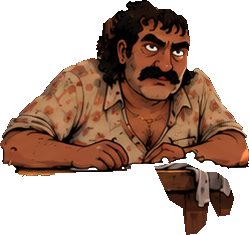
#> input picture src/assets/codex/66f5f7d2-54dc-47c2-aa25-03bc125cff77/source.png, 249 x 235 px
$ python generate.py
#> lines starting #> are read from the running program, lines starting #| are printed output that depends on the picture; after the words box and inside, x2 and y2 are one past the last pixel; in counts of white or black regions, pixels touching at a corner belong together
from PIL import Image, ImageDraw, ImageFilter
import json, math, hashlib
from pathlib import Path

ROOT = Path(__file__).resolve().parent
src = Image.open(ROOT/'source.png').convert('RGBA')
#> src is the input picture: PIL image 249x235 RGBA; mean R, G, B, A 90.3, 53.5, 34.9, 128.4
W,H=src.size
#> W = 249; H = 235
S=6

def bezier(a,b,c,d,n=32):
    return [((1-t)**3*a[0]+3*(1-t)**2*t*b[0]+3*(1-t)*t*t*c[0]+t**3*d[0], (1-t)**3*a[1]+3*(1-t)**2*t*b[1]+3*(1-t)*t*t*c[1]+t**3*d[1]) for t in [i/n for i in range(n+1)]]

def path(commands):
    pts=[]; p=None
    for c in commands:
        if c[0]=='M': p=c[1];pts.append(p)
        elif c[0]=='L': p=c[1];pts.append(p)
        elif c[0]=='C':
            pts+=bezier(p,c[1],c[2],c[3])[1:];p=c[3]
    return pts

def poly(draw, pts, fill): draw.polygon([(round(x*S),round(y*S)) for x,y in pts],fill=fill)
def line(draw,pts,fill,width): draw.line([(round(x*S),round(y*S)) for x,y in pts],fill=fill,width=round(width*S),joint='curve')
def mask_polygon(pts):
    m=Image.new('L',(W*S,H*S));poly(ImageDraw.Draw(m),pts,255);return m

def apply_layer(base, layer, mask=None):
    if mask: layer.putalpha(Image.composite(layer.getchannel('A'),Image.new('L',layer.size),mask))
    layer=layer.resize((W,H),Image.Resampling.LANCZOS)
    if mask:
        support=mask.resize((W,H),Image.Resampling.BOX).point(lambda v: 255 if v else 0)
        layer.putalpha(Image.composite(layer.getchannel('A'),Image.new('L',(W,H)),support))
    out=Image.alpha_composite(base,layer)
    out.putalpha(src.getchannel('A'))
    return out

eyes=[
 {'outline':path([('M',(143.0,44.7)),('C',(146.8,41.0),(151.5,42.7),(155.6,45.4)),('C',(159.0,47.1),(160.7,48.8),(162.1,50.7)),('C',(158.4,53.7),(150.5,53.4),(146.2,49.9)),('C',(144.3,48.4),(143.5,46.8),(143.0,44.7))]),
  'upper':[(143.2,44.6),(148.2,40.7),(157.8,45.8),(161.8,50.5)],
  'closed':[(143.2,46.0),(148.2,51.3),(156.4,53.0),(161.8,50.5)],
  'skin':(162,82,45)},
 {'outline':path([('M',(172.9,51.6)),('C',(175.3,48.2),(182.0,48.2),(185.0,50.8)),('C',(187.4,52.8),(185.9,55.8),(182.2,56.7)),('C',(178.7,57.6),(174.0,55.9),(172.9,51.6))]),
  'upper':[(173.0,51.6),(176.5,48.0),(182.4,48.8),(186.0,52.8)],
  'closed':[(173.0,53.0),(177.3,56.4),(183.1,57.1),(186.0,53.1)],
  'skin':(166,83,43)}
]

def blink(t):
    out=src.copy()
    for e in eyes:
        q=[(a[0]*(1-t)+b[0]*t,a[1]*(1-t)+b[1]*t) for a,b in zip(e['upper'],e['closed'])]
        lid=bezier(*q)
        # Anatomical upper lid occludes the original eye; the eyeball is never scaled.
        cover=[(139,38),(191,38),(191,q[-1][1])]+list(reversed(lid))+[(139,q[0][1])]
        mask=mask_polygon(e['outline'])
        covermask=mask_polygon(cover)
        from PIL import ImageChops
        if t<1:
            mask=ImageChops.multiply(mask,covermask)
        layer=Image.new('RGBA',(W*S,H*S))
        px=layer.load()
        bounds=mask.getbbox()
        for yy in range(bounds[1],bounds[3]):
            for xx in range(bounds[0],bounds[2]):
                x,y=xx/S,yy/S
                # Low-amplitude texture from the source cheek, with lid shadow.
                tex=src.getpixel((min(W-1,int(x)),min(H-1,int(y+16))))
                lum=(tex[0]-165)*.10
                shade=(y-46)*.65
                col=tuple(max(0,min(255,round(v+lum+shade))) for v in e['skin'])
                px[xx,yy]=(*col,255)
        d=ImageDraw.Draw(layer)
        line(d,lid,(85,39,21,255),.92)
        # A subdued warm rim avoids a vector-like black stripe.
        rim=[(x,y-.66) for x,y in lid[4:-4]]
        line(d,rim,(180,94,52,255),.38)
        out=apply_layer(out,layer,mask)
    return out

# The editable mouth contour follows the lower edge of the original moustache.
# Every pixel of the moustache and nose above this edge remains untouched.
mouth_area=path([('M',(148.9,80.4)),('C',(153.5,79.7),(157.5,80.8),(159.8,77.0)),('C',(161.4,75.1),(163.8,76.9),(165.4,79.5)),('C',(167.4,80.6),(169.0,80.5),(171.1,81.0)),('L',(170.2,90.4)),('C',(163.7,92.3),(154.6,91.6),(149.5,87.8)),('L',(148.9,80.4))])
mouth_mask=mask_polygon(mouth_area)
#> in mask_polygon, `m = Image.new('L', (W * S, H * S))`: m: PIL image 1494x1410 L; every value is 0
#> in mask_polygon, `poly(ImageDraw.Draw(m), pts, 255)`:
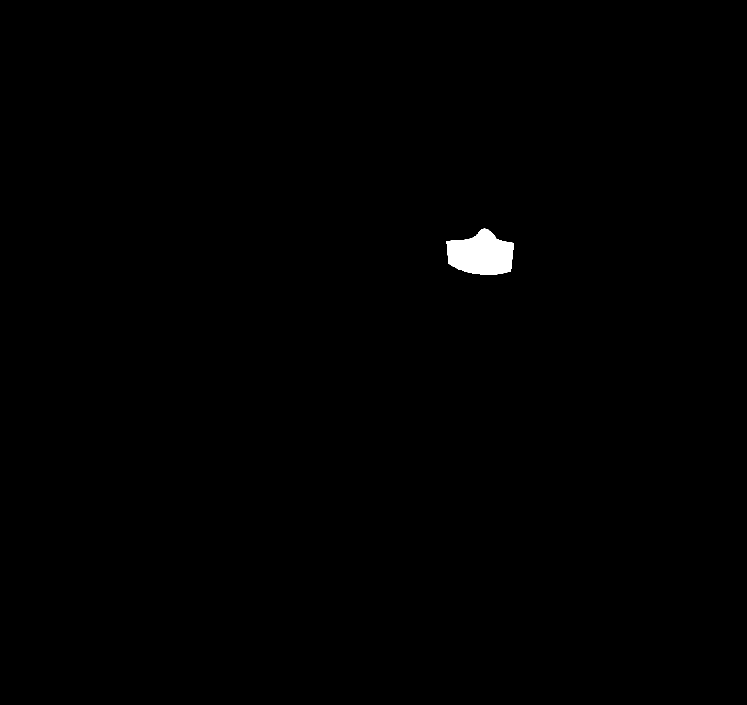
#> m: PIL image 1494x1410 L (shown at 1/2 size); 0.43% white; 1 white region, box (x1, y1, x2, y2) and area: (893, 457, 1028, 550) 8987

def mouth(pose):
    # Reconstruct only the old lower lip with locally sampled cheek/chin texture.
    clean=Image.new('RGBA',(W*S,H*S))
    cp=clean.load()
    for yy in range(79*S,91*S):
        for xx in range(149*S,172*S):
            x,y=xx/S,yy/S
            if 151.5<x<167.6 and 81.1<y<88.2:
                col=src.getpixel((int(x),int(y+8)))
                # Feathering retains the natural source shading at the edge.
                f=min(1,(x-151.5)/1.8,(167.6-x)/1.8,(y-81.1)/1.1,(88.2-y)/1.2)
                cp[xx,yy]=(*col[:3],round(255*max(0,f)))
    out=apply_layer(src,clean,mouth_mask)
    layer=Image.new('RGBA',(W*S,H*S));d=ImageDraw.Draw(layer)
    shapes={
     'parted': [('M',(152.8,80.4)),('C',(157.0,80.8),(163.1,79.7),(167.7,81.0)),('C',(167.0,84.6),(157.2,85.2),(152.8,80.4))],
     'open': [('M',(153.4,80.4)),('C',(156.5,80.5),(163.1,79.0),(167.4,81.1)),('C',(168.1,85.7),(165.3,89.0),(161.1,88.5)),('C',(157.0,88.4),(153.9,85.7),(153.4,80.4))],
     'wide': [('M',(150.6,80.6)),('C',(155.5,80.3),(162.7,79.8),(169.0,81.0)),('C',(167.6,85.9),(156.2,87.4),(150.6,80.6))],
     'round': [('M',(158.2,80.2)),('C',(160.6,78.4),(164.4,79.5),(165.2,81.4)),('C',(167.4,84.9),(165.0,88.2),(162.1,88.0)),('C',(158.4,88.2),(156.6,83.8),(158.2,80.2))]
    }
    shape=path(shapes[pose]);poly(d,shape,(48,21,15,255));line(d,shape+[shape[0]],(76,32,18,255),.75)
    if pose=='parted':
        tongue=path([('M',(157,83)),('C',(160,81.9),(164.1,82.3),(165.6,82.6)),('C',(163.7,84.1),(160,84.2),(157,83))]);poly(d,tongue,(148,61,37,255))
    if pose=='open':
        tongue=path([('M',(156.9,86.3)),('C',(159,84.7),(164,84.3),(165.9,86.0)),('C',(164.6,88.1),(160.1,88.1),(156.9,86.3))]);poly(d,tongue,(151,63,44,255))
        line(d,bezier((158.2,86.4),(160,85.6),(162.9,85.5),(164.2,86)),(178,78,51,255),.5)
    if pose=='wide':
        teeth=path([('M',(152.1,80.8)),('C',(157.2,81.1),(163,80.4),(167.6,81.2)),('L',(166.2,82.8)),('C',(161.5,83.5),(156.5,83.4),(153.4,82.5)),('L',(152.1,80.8))]);poly(d,teeth,(216,194,151,255))
        line(d,bezier((154,81.4),(158,81.9),(163.7,81.1),(166.2,81.6)),(239,217,174,255),.5)
    if pose=='round':
        tongue=path([('M',(159.8,86.6)),('C',(160.9,85.5),(163.9,85.1),(164.8,86.4)),('C',(163.3,87.5),(161.2,87.5),(159.8,86.6))]);poly(d,tongue,(136,54,35,255))
    # Soft lower lip, shaped independently for each phoneme.
    lips={'parted':((155.9,85.2),(159.2,86.2),(164.4,86.1),(166.3,84.8)),
          'open':((157.9,89.0),(160.3,90.4),(164.6,90),(166.2,88.1)),
          'wide':((155.7,86.0),(159.1,87.4),(164.5,87.2),(167.0,85.2)),
          'round':((159.6,88.6),(161.4,89.7),(164,89.6),(165.4,88))}
    line(d,bezier(*lips[pose]),(190,104,65,220),.65)
    return apply_layer(out,layer,mouth_mask)

blinks=[src.copy(),blink(.65),blink(1),blink(.40),src.copy()]
#> the loop in blink, `for e in eyes:` made 2 passes
#> bounds on passes 1 to 2: (858, 255, 973, 304), (1037, 294, 1118, 323)
#> pass 1, in blink, `covermask=mask_polygon(cover)`:
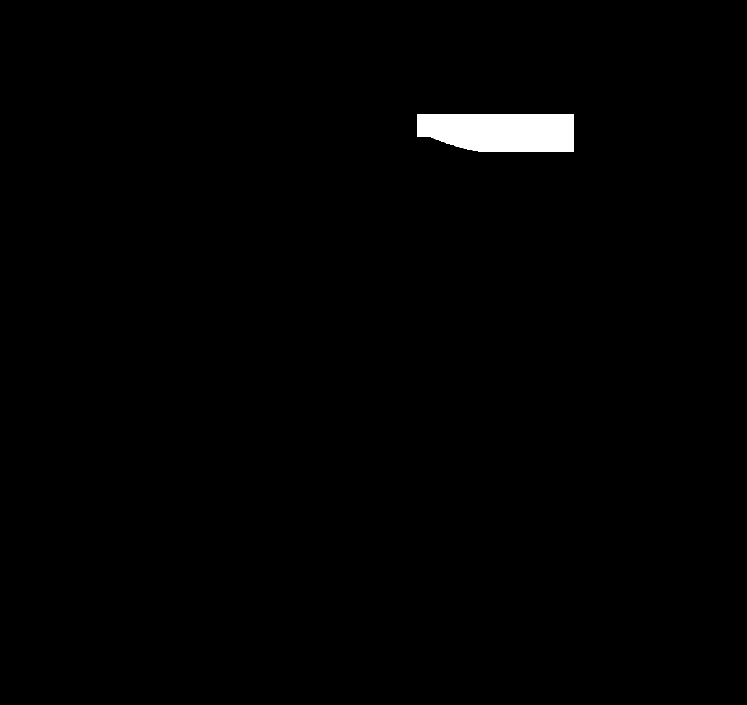
#> covermask: PIL image 1494x1410 L (shown at 1/2 size); 1% white; 1 white region, box (x1, y1, x2, y2) and area: (834, 228, 1147, 304) 21676
#> after the loop in blink, `for e in eyes:`:
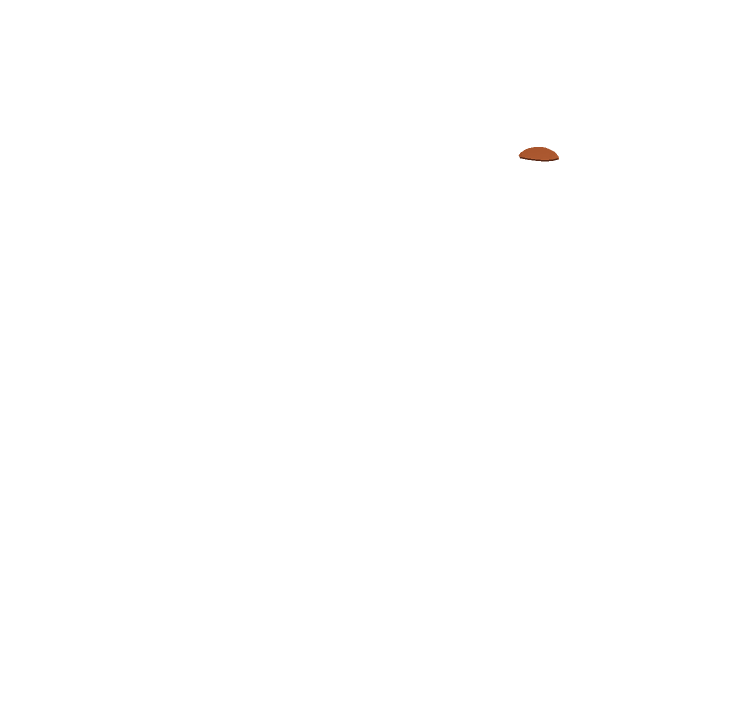
#> layer: PIL image 1494x1410 RGBA (shown at 1/2 size); mean R, G, B, A 0.2, 0.1, 0, 0.2; transparent parts drawn white
#> the loop in blink (call 2), `for e in eyes:` made 2 passes
#> bounds on passes 1 to 2: (858, 255, 974, 318), (1037, 294, 1118, 343)
#> pass 1, in apply_layer (call 3), `support=mask.resize((W,H),Image.Resampling.BOX).point(lambda v: 255 if..`:
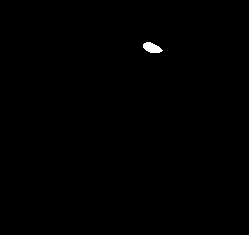
#> support: PIL image 249x235 L; 0.25% white; 1 white region, box (x1, y1, x2, y2) and area: (143, 42, 163, 53) 148
#> the loop in blink (call 3), `for e in eyes:` made 2 passes
#> bounds on passes 1 to 2: (858, 255, 973, 304), (1037, 294, 1118, 319)
#> pass 1, in blink (call 3), `mask=ImageChops.multiply(mask,covermask)`:
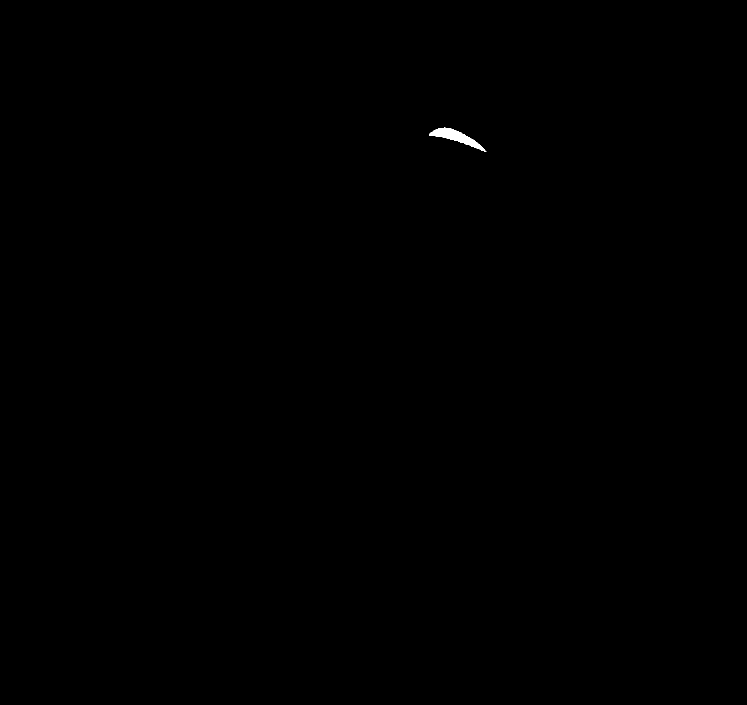
#> mask: PIL image 1494x1410 L (shown at 1/2 size); 0.08% white; 1 white region, box (x1, y1, x2, y2) and area: (858, 255, 973, 304) 1749
talks=[src.copy()]+[mouth(p) for p in ['parted','open','wide','round']]
#> in apply_layer (call 7), `support=mask.resize((W,H),Image.Resampling.BOX).point(lambda v: 255 if..`:
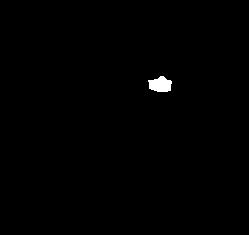
#> support: PIL image 249x235 L; 0.48% white; 1 white region, box (x1, y1, x2, y2) and area: (148, 76, 172, 92) 282
#> talks = 5 items
clips=[]
for kind,frames,label in [('blink',blinks,'Přirozené mrknutí'),('talk',talks,'Mluvení – pět tvarů úst')]:
    names=[]
    for i,im in enumerate(frames,1):
        name=f'{kind}-{i:02}.png';im.save(ROOT/name);names.append(name)
    clips.append({'kind':kind,'label':label,'fps':12,'frames':names})
#> this loop made 2 passes
#> (kind, label) on passes 1 to 2: ('blink', 'Přirozené mrknutí'), ('talk', 'Mluvení – pět tvarů úst')
#> after the loop, clips = 2 items

# Validation uses raw RGBA bytes, including pixels whose alpha is zero.
def diffbox(im):
    pts=[(x,y) for y in range(H) for x in range(W) if im.getpixel((x,y))!=src.getpixel((x,y))]
    return None if not pts else (min(x for x,y in pts),min(y for x,y in pts),max(x for x,y in pts)+1,max(y for x,y in pts)+1)
def union(boxes):
    b=[b for b in boxes if b];return (min(v[0] for v in b),min(v[1] for v in b),max(v[2] for v in b),max(v[3] for v in b))
bb=union([diffbox(f) for f in blinks]);tb=union([diffbox(f) for f in talks])
#> in diffbox, `pts=[(x,y) for y in range(H) for x in range(W) if im.getpixel((x,y))!=..`: pts = []
#> in union, `b = [b for b in boxes if b]`: b = [(143, 42, 187, 54), (143, 42, 187, 58), (143, 42, 187, 54)]
#> after `bb = union([diffbox(f) for f in blinks])`: bb = (143, 42, 187, 58)
#> after `tb = union([diffbox(f) for f in talks])`: tb = (148, 77, 172, 92)
assert bb[3]<=tb[1] or tb[3]<=bb[1] or bb[2]<=tb[0] or tb[2]<=bb[0]
assert blinks[0].tobytes()==src.tobytes()==blinks[-1].tobytes()
assert len(set(f.tobytes() for f in talks))==5
assert len(set(f.tobytes() for f in blinks))>=4
for f in blinks+talks: assert f.getchannel('A').tobytes()==src.getchannel('A').tobytes()
#> this loop made 10 passes
# Exact source-byte preservation outside the union of the editable contours.
blink_support=Image.new('L',(W,H))
#> blink_support: PIL image 249x235 L; every value is 0
for e in eyes:
    m=mask_polygon(e['outline']).resize((W,H),Image.Resampling.BOX)
    from PIL import ImageChops
    blink_support=ImageChops.lighter(blink_support,m)
talk_support=mouth_mask.resize((W,H),Image.Resampling.BOX)
for frames,support in [(blinks,blink_support),(talks,talk_support)]:
    for f in frames:
        for y in range(H):
            for x in range(W):
                if support.getpixel((x,y))==0: assert f.getpixel((x,y))==src.getpixel((x,y))
#> this loop made 2 passes

sheet=Image.new('RGB',(W*5,H*2+48),(35,29,25));sd=ImageDraw.Draw(sheet)
#> after `sheet = Image.new('RGB', (W * 5, H * 2 + 48), (35, 29, 25))`:
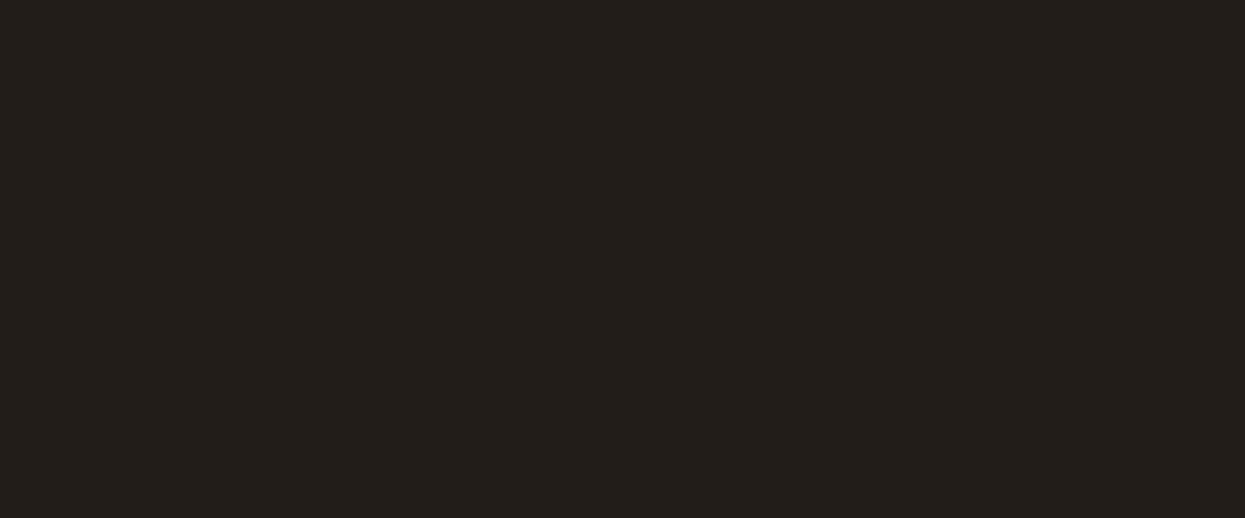
#> sheet: PIL image 1245x518 RGB; mean R, G, B 35, 29, 25
for row,frames in enumerate([blinks,talks]):
    for i,f in enumerate(frames):
        sheet.paste(f,(i*W,row*(H+24)+24));sd.text((i*W+8,row*(H+24)+7),f'{"blink" if row==0 else "talk"} {i+1}',fill=(245,225,195))
#> this loop made 2 passes
#> row on passes 1 to 2: 0, 1
sheet.save(ROOT/'contact-sheet.png')
face=Image.new('RGB',(5*210,2*222),(35,29,25))
for row,frames in enumerate([blinks,talks]):
    for i,f in enumerate(frames):face.paste(f.crop((135,37,190,95)).resize((210,222),Image.Resampling.NEAREST),(i*210,row*222))
face.save(ROOT/'contact-sheet-detail.png')
result={'notes':'Pět snímků přirozeného mrknutí a pět odlišných tvarů úst: klid, pootevření, otevřená samohláska, zuby a zaokrouhlení. Víčka zakrývají oči bez deformace. Knír omezuje velikost úst; pohyb je záměrně jemný. Původní rozměry, poloha a alfa zůstávají zachovány. První a poslední snímek mrknutí jsou přesně shodné se zdrojem. Oblasti změn očí a úst se nepřekrývají; všechny ostatní RGBA pixely jsou beze změny.','scripts':['generate.py'],'clips':clips}
(ROOT/'result.json').write_text(json.dumps(result,ensure_ascii=False,indent=2)+'\n')
print(json.dumps({'blink_changed_bounds':bb,'talk_changed_bounds':tb,'frames':10,'alpha':'identical','talk_poses':5},ensure_ascii=False))
#| {"blink_changed_bounds": [143, 42, 187, 58], "talk_changed_bounds": [148, 77, 172, 92], "frames": 10, "alpha": "identical", "talk_poses": 5}
